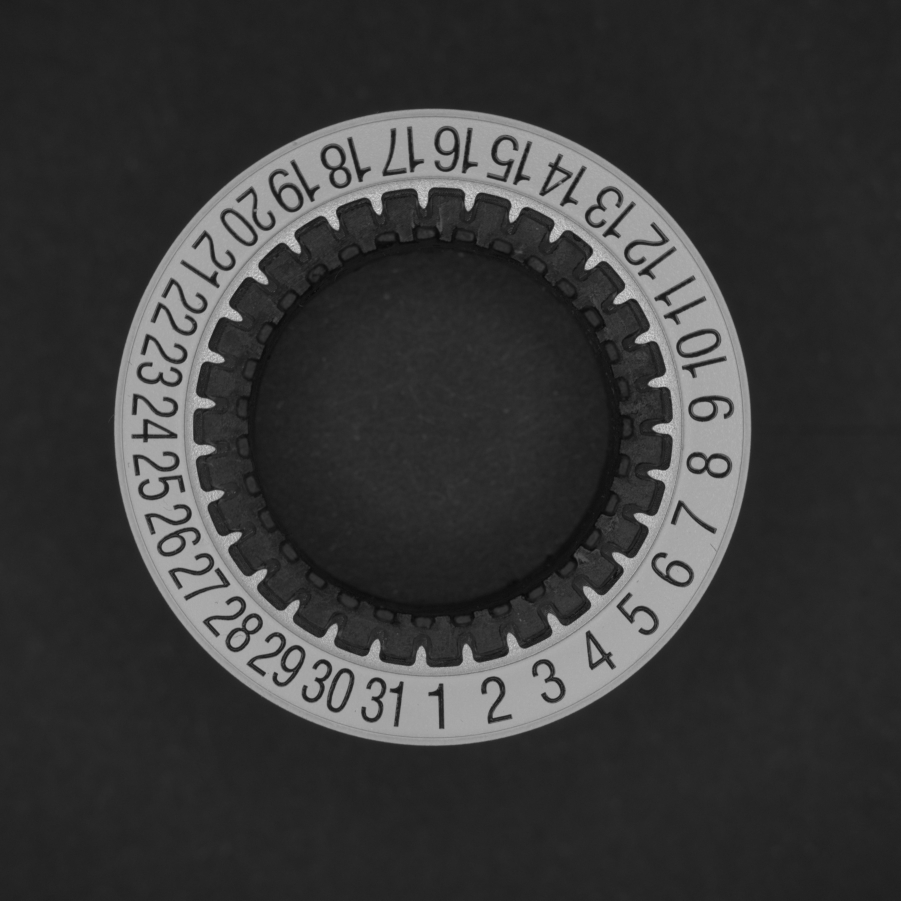
#> input picture data/clean_image/30mm_BonW_7.jpg, 4504 x 4504 px (shown at 1/5 size); the run also reads 1 picture not shown here
$ jupyter execute --allow-errors capture_des_rois.ipynb
#> lines starting #> are read from the running program, lines starting #| are printed output that depends on the picture
### Binarisation

[cell 1]
import cv2
import numpy as np
import matplotlib.pyplot as plt

#binarisé l'image
def binarize_image(image_path, threshold=100):
    # Charger l'image en niveaux de gris
#> called with image_path = 'data/clean_image/30mm_BonW_7.jpg', threshold = 100
    image = cv2.imread(image_path, cv2.IMREAD_GRAYSCALE)
#> image is the input picture: shape (4504, 4504); min 5, max 237, mean 56.4

    if image is None:
        raise ValueError("L'image n'a pas pu être chargée. Vérifiez le chemin du fichier.")

    # Appliquer le seuillage pour binariser l'image
    binary_image = cv2.threshold(image, threshold, 255, cv2.THRESH_BINARY)

    # Afficher l'image binaire jupiter
    plt.imshow(binary_image[1], cmap='gray')
    plt.title('Image Binaire')
    plt.axis('off')
    plt.show()
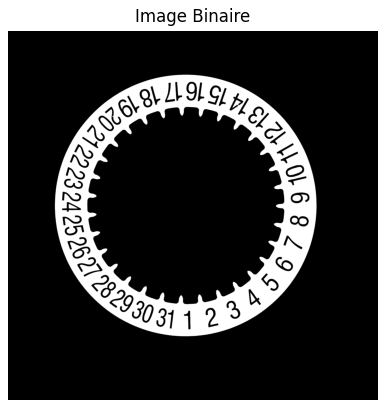
#> figure drawn by matplotlib, 1 panel
    return binary_image

# Exemple d'utilisation
binarize_image('data/clean_image/30mm_BonW_7.jpg', threshold=100)

### Détection des rectangles autours des ROIS

[cell 2]
import cv2

# Variables globales
drawing = False
#> drawing = False
start_point = ()
rectangles = []

original_image = cv2.imread("data/clean_image/30mm_BonW_7.jpg")
orig_height, orig_width = original_image.shape[:2]
#> orig_height = 4504; orig_width = 4504

#largeur d'affichage maximale
max_display_width = 800
scale = max_display_width / orig_width
#> scale = 0.178
display_image = cv2.resize(original_image, (int(orig_width * scale), int(orig_height * scale)))
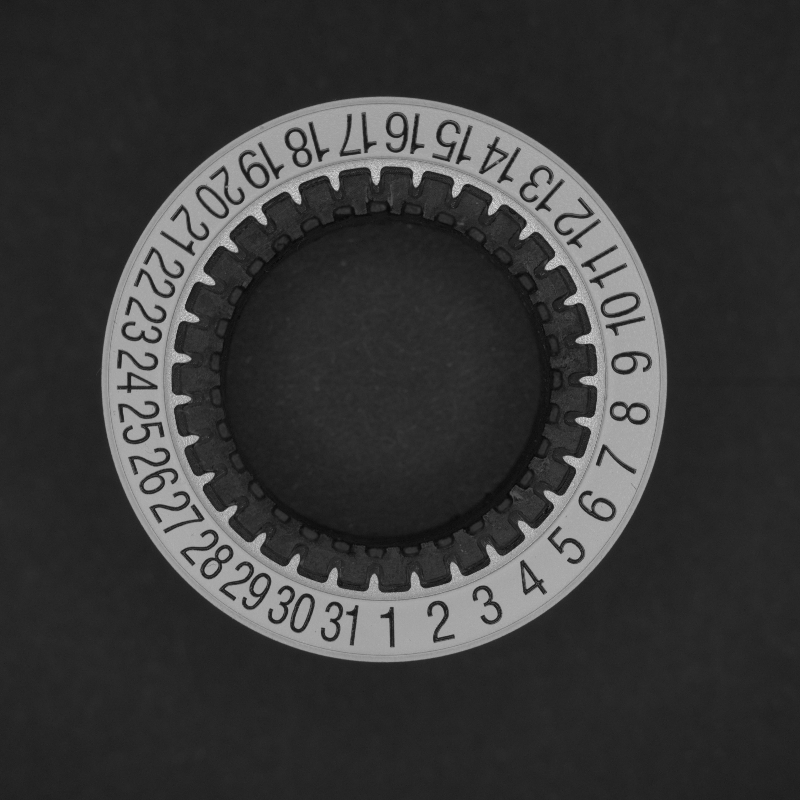
#> display_image: shape (800, 800, 3); min 7, max 223, mean 56.4
display_image_copy = display_image.copy()

# [53 lines left out: function draw_rectangle, not called in this run]

# Création de la fenêtre
cv2.namedWindow("Dessine autour des chiffres - 's' pour finir", cv2.WINDOW_AUTOSIZE)
cv2.setMouseCallback("Dessine autour des chiffres - 's' pour finir", draw_rectangle)

print("Instructions:")
print("- Cliquez et glissez pour dessiner un rectangle")
print("- Chaque rectangle sera affiché immédiatement avec ses coordonnées")
print("- Appuyez sur 's' pour terminer")
print("- Appuyez sur 'q' pour annuler et quitter")
print("- Appuyez sur 'r' pour effacer tous les rectangles")
print("\nCommencez à dessiner...")

# Boucle principale
while True:
    cv2.imshow("Dessine autour des chiffres - 's' pour finir", display_image_copy)
    key = cv2.waitKey(1) & 0xFF
#> (key q is pressed here)

    if key == ord('s'):
        print(f"\nTerminé! {len(rectangles)} rectangles sauvegardés.")
        break
    elif key == ord('q'):
        rectangles = []
        print("\nAnnulé.")
        break
    elif key == ord('r'):
        # Effacer tous les rectangles
        rectangles = []
        display_image_copy = display_image.copy()
        print("\nTous les rectangles effacés.")

cv2.destroyAllWindows()

# Résultat final
print("\n" + "="*50)
print("RÉSUMÉ - Rectangles dessinés (coordonnées originales):")
print("="*50)
for i, rect in enumerate(rectangles, 1):
    print(f"Rectangle {i}: x={rect['x']}, y={rect['y']}, largeur={rect['width']}, hauteur={rect['height']}")

if rectangles:
    print(f"\nTotal: {len(rectangles)} rectangles détectés")
    # Optionnel: sauvegarder dans un fichier
    print("\nListe Python des rectangles:")
    print("rectangles =", rectangles)
else:
    print("\nAucun rectangle sauvegardé.")

### Affichage des ROIS extraite

[cell 3]
import cv2
import matplotlib.pyplot as plt
import numpy as np

def extract_and_display_regions(rectangles, image_path, cols=5, figsize=(15, 20)):

#> called with image_path = 'data/clean_image/30mm_BonW_4.jpg', cols = 6, figsize = (18, 25)
    image = cv2.imread(image_path)
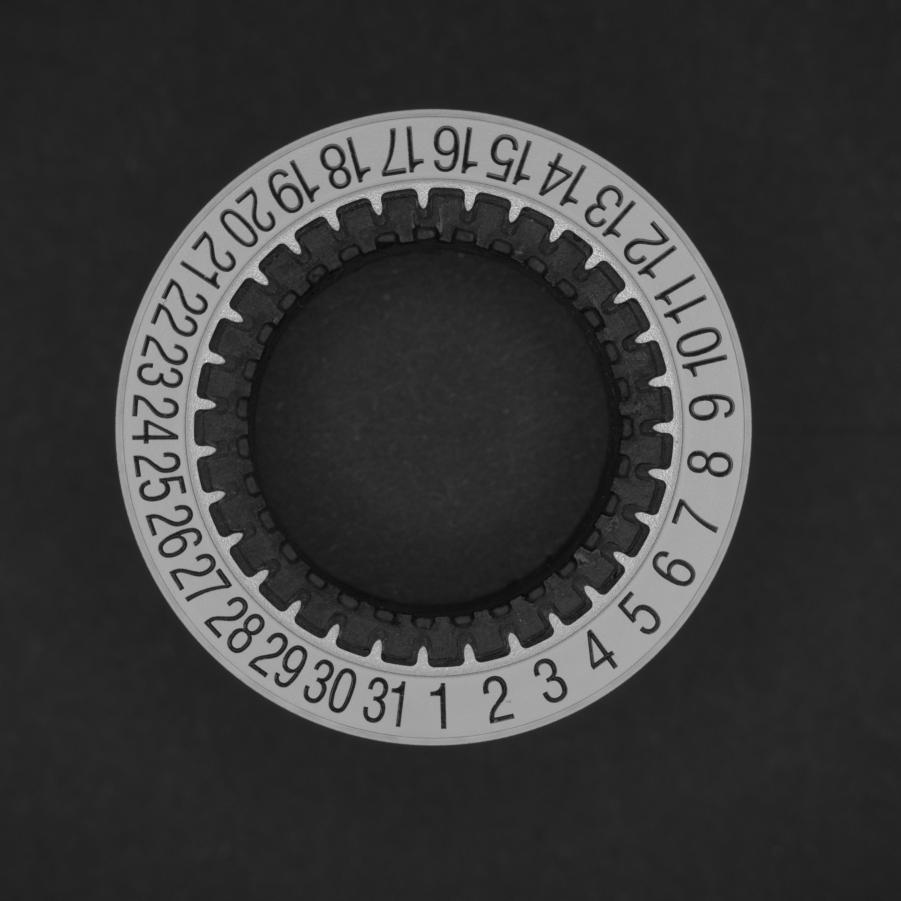
#> input picture data/clean_image/30mm_BonW_4.jpg, 4504 x 4504 px (shown at 1/5 size)
#> image is the input picture: shape (4504, 4504, 3); min 4, max 254, mean 56.3
    if image is None:
        print(f"Erreur: Impossible de charger l'image '{image_path}'")
        return
    image_rgb = cv2.cvtColor(image, cv2.COLOR_BGR2RGB)

    # Calcule du nombre de lignes nécessaires
    rows = (len(rectangles) + cols - 1) // cols

    # Creation de la figure
    fig, axes = plt.subplots(rows, cols, figsize=figsize)
    fig.suptitle(f'Régions extraites - {len(rectangles)} zones détectées', fontsize=16, fontweight='bold')

    # S'assurer que axes est toujours un tableau 2D
    if rows == 1:
        axes = axes.reshape(1, -1)
    elif cols == 1:
        axes = axes.reshape(-1, 1)

    # Extraire et afficher chaque région
    for i, rect in enumerate(rectangles):
        row = i // cols
        col = i % cols

        # Extraction de  la région
        x, y, w, h = rect['x'], rect['y'], rect['width'], rect['height']

        # Vérifier les limites de l'image
        x = max(0, x)
        y = max(0, y)
        x_end = min(image_rgb.shape[1], x + w)
        y_end = min(image_rgb.shape[0], y + h)

        # Extraire la région d'intérêt
        roi = image_rgb[y:y_end, x:x_end]

        # Afficher la région
        ax = axes[row, col]
        ax.imshow(roi)
        ax.set_title(f'ROI {i+1}\n({x},{y}) {w}×{h}', fontsize=10)
        ax.axis('off')

        # Afficher les dimensions de la région extraite
        print(f"ROI {i+1:2d}: Position({x:4d},{y:4d}) Taille({w:3d}×{h:3d}) → Extrait({roi.shape[1]:3d}×{roi.shape[0]:3d})")

    # Masquer les axes inutilisés
    total_plots = rows * cols
    for i in range(len(rectangles), total_plots):
        row = i // cols
        col = i % cols
        axes[row, col].axis('off')

    plt.tight_layout()
    plt.show()

    return fig

# [24 lines left out: function extract_regions_as_array, not called in this run]


image_path = "data/clean_image/30mm_BonW_4.jpg"

# Afficher toutes les régions
print("Extraction des régions d'intérêt...")
#> (the rest of this cell did not finish here and is left out)

### Extraire les ROI

[cell 4]
rectangles = [
        {'x': 2060, 'y': 3366, 'width': 248, 'height': 355},
        {'x': 2358, 'y': 3344, 'width': 259, 'height': 315},
        {'x': 2617, 'y': 3282, 'width': 265, 'height': 309},
        {'x': 2820, 'y': 3152, 'width': 304, 'height': 265},
        {'x': 2967, 'y': 2944, 'width': 343, 'height': 287},
        {'x': 3220, 'y': 2679, 'width': 298, 'height': 316},
        {'x': 3316, 'y': 2409, 'width': 292, 'height': 327},
        {'x': 3361, 'y': 2184, 'width': 337, 'height': 225},
        {'x': 3349, 'y': 1942, 'width': 361, 'height': 191},
        {'x': 3316, 'y': 1610, 'width': 343, 'height': 304},
        {'x': 3265, 'y': 1317, 'width': 304, 'height': 338},
        {'x': 3085, 'y': 1069, 'width': 332, 'height': 349},
        {'x': 2854, 'y': 867, 'width': 355, 'height': 360},
        {'x': 2662, 'y': 686, 'width': 305, 'height': 372},
        {'x': 2409, 'y': 641, 'width': 282, 'height': 355},
        {'x': 2116, 'y': 579, 'width': 327, 'height': 366},
        {'x': 1812, 'y': 613, 'width': 344, 'height': 299},
        {'x': 1548, 'y': 647, 'width': 349, 'height': 321},
        {'x': 1311, 'y': 737, 'width': 316, 'height': 343},
        {'x': 1069, 'y': 945, 'width': 327, 'height': 299},
        {'x': 867, 'y': 1142, 'width': 320, 'height': 333},
        {'x': 731, 'y': 1368, 'width': 321, 'height': 321},
        {'x': 602, 'y': 1621, 'width': 360, 'height': 326},
        {'x': 591, 'y': 1902, 'width': 326, 'height': 338},
        {'x': 579, 'y': 2223, 'width': 361, 'height': 287},
        {'x': 669, 'y': 2505, 'width': 350, 'height': 287},
        {'x': 816, 'y': 2747, 'width': 338, 'height': 259},
        {'x': 1002, 'y': 2938, 'width': 326, 'height': 344},
        {'x': 1232, 'y': 3158, 'width': 304, 'height': 310},
        {'x': 1503, 'y': 3287, 'width': 281, 'height': 288},
        {'x': 1773, 'y': 3299, 'width': 338, 'height': 529}
    ]

[cell 5]
import cv2
import matplotlib.pyplot as plt
import numpy as np
import os

# [61 lines left out: function extract_and_display_regions, not called in this run]

def save_extracted_rois(rectangles, image_path, output_folder="extracted_rois"):

    # Charger l'image
#> called with image_path = 'data/clean_image/30mm_BonW_NC_2.jpg', output_folder = 'extracted_rois'
    image = cv2.imread(image_path)
    if image is None:
        print(f"Erreur: Impossible de charger l'image '{image_path}'")
        return []

    # Créer le dossier de sortie s'il n'existe pas
    if not os.path.exists(output_folder):
        os.makedirs(output_folder)
        print(f"📁 Dossier '{output_folder}' créé")

    # Extraire le nom de base de l'image pour le naming
    #base_name = os.path.splitext(os.path.basename(image_path))[0]
    base_name = "image"

    saved_files = []

    print(f"💾 Sauvegarde des ROIs dans '{output_folder}'...")

    # Extraire et sauvegarder chaque région
    for i, rect in enumerate(rectangles):
        x, y, w, h = rect['x'], rect['y'], rect['width'], rect['height']

        # Vérifier les limites de l'image
        x = max(0, x)
        y = max(0, y)
        x_end = min(image.shape[1], x + w)
        y_end = min(image.shape[0], y + h)

        # Extraction des ROI
        roi = image[y:y_end, x:x_end]

        # Créeation du  nom du fichier
        filename = f"{base_name}_roi_{i+1:02d}.jpg"
        filepath = os.path.join(output_folder, filename)

        # Sauvegarde de  l'image
        success = cv2.imwrite(filepath, roi)

        if success:
            saved_files.append(filepath)
            print(f"✅ ROI {i+1:2d}: {filename} ({roi.shape[1]}×{roi.shape[0]} pixels)")
        else:
            print(f"❌ Erreur lors de la sauvegarde de ROI {i+1}")
#> this loop made 31 passes
#> pass 1, in save_extracted_rois, `roi = image[y:y_end, x:x_end]`:
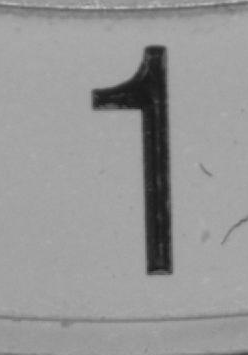
#> roi: shape (355, 248, 3); min 18, max 193, mean 150.6
#> pass 2, in save_extracted_rois, `roi = image[y:y_end, x:x_end]`:
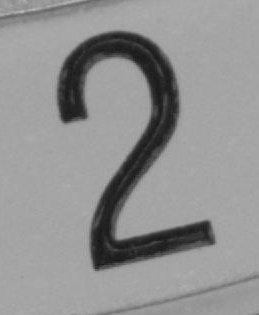
#> roi: shape (315, 259, 3); min 18, max 192, mean 145.5
#> pass 3, in save_extracted_rois, `roi = image[y:y_end, x:x_end]`:
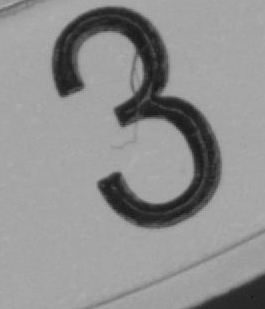
#> roi: shape (309, 265, 3); min 23, max 177, mean 144.6
#> after the loop, saved_files = 31 items, first 6: 'extracted_rois/image_roi_01.jpg', 'extracted_rois/image_roi_02.jpg', 'extracted_rois/image_roi_03.jpg', 'extracted_rois/image_roi_04.jpg', 'extracted_rois/image_roi_05.jpg', 'extracted_rois/image_roi_06.jpg'

    print(f"\n🎉 {len(saved_files)}/{len(rectangles)} ROIs sauvegardées avec succès!")
#| 🎉 31/31 ROIs sauvegardées avec succès!
    print(f"📂 Dossier: {os.path.abspath(output_folder)}")
#| 📂 Dossier: extracted_rois

    return saved_files

def extract_display_and_save(rectangles, image_path, output_folder="extracted_rois", cols=5, figsize=(15, 20)):

    saved_files = save_extracted_rois(rectangles, image_path, output_folder)

    return saved_files

# [29 lines left out: function extract_regions_as_array, not called in this run]


# Chemin vers votre image 30mm_BonW_7.jpg
image_path = "data/clean_image/30mm_BonW_NC_2.jpg"  #

print("="*60)
print("🚀 EXTRACTION ET SAUVEGARDE DES RÉGIONS D'INTÉRÊT")
print("="*60)

saved_files = extract_display_and_save(
    rectangles,
    image_path,
    output_folder="extracted_rois",
    cols=6,
    figsize=(18, 25)
)

print("\n" + "="*60)
print("✨ TRAITEMENT TERMINÉ !")
print("="*60)
